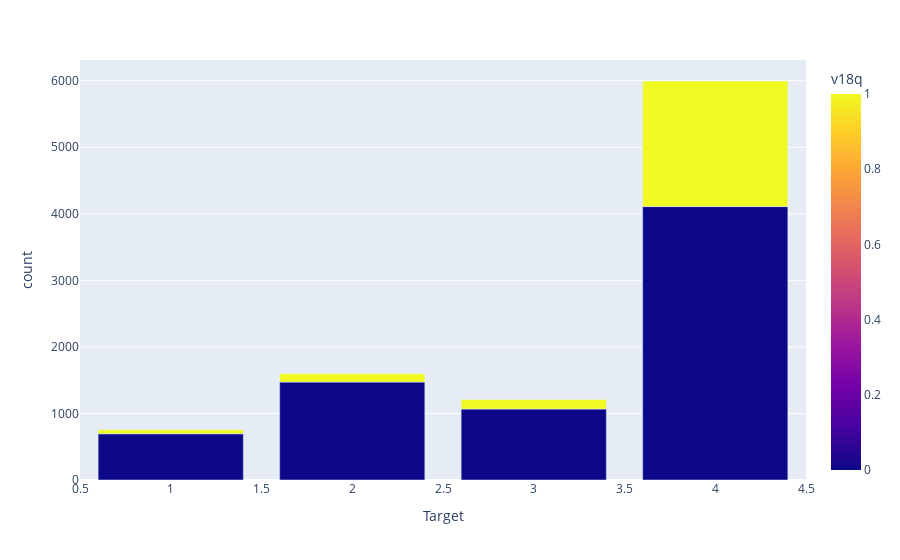

Notebook code for this chart:
### Code cell
levels = ["NonVulnerable", "Moderate Poverty", "Vulnerable", "Extereme Poverty"]
px.bar(tr1,y='count', x='Target',color='v18q')

### Figure 1 — Plotly figure (JSON) as saved in the notebook; plotly's stock layout.template omitted (floating-point values rounded to 4 significant figures)
{"data": [{"alignmentgroup": "True", "hovertemplate": "Target=%{x}<br>count=%{y}<br>v18q=%{marker.color}<extra></extra>", "legendgroup": "", "marker": {"color": [0, 1, 0, 1, 0, 1, 0, 1], "coloraxis": "coloraxis"}, "name": "", "offsetgroup": "", "orientation": "v", "showlegend": false, "textposition": "auto", "type": "bar", "x": [1, 1, 2, 2, 3, 3, 4, 4], "xaxis": "x", "y": [695, 60, 1472, 125, 1066, 143, 4109, 1887], "yaxis": "y"}], "layout": {"barmode": "relative", "coloraxis": {"colorbar": {"title": {"text": "v18q"}}, "colorscale": [[0, "#0d0887"], [0.1111, "#46039f"], [0.2222, "#7201a8"], [0.3333, "#9c179e"], [0.4444, "#bd3786"], [0.5556, "#d8576b"], [0.6667, "#ed7953"], [0.7778, "#fb9f3a"], [0.8889, "#fdca26"], [1, "#f0f921"]]}, "legend": {"tracegroupgap": 0}, "margin": {"t": 60}, "xaxis": {"anchor": "y", "domain": [0, 1], "title": {"text": "Target"}}, "yaxis": {"anchor": "x", "domain": [0, 1], "title": {"text": "count"}}}}
